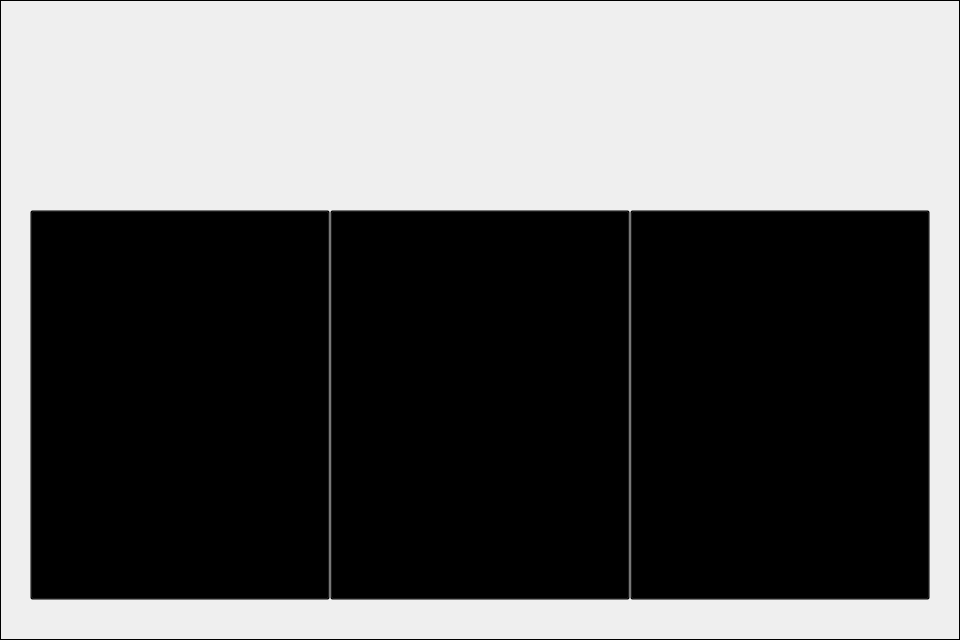
     <widget class="QWidget" name="tab_2">
      <property name="minimumSize">
       <size>
        <width>960</width>
        <height>640</height>
       </size>
      </property>
      <property name="maximumSize">
       <size>
        <width>960</width>
        <height>640</height>
       </size>
      </property>
      <attribute name="title">
       <string>Pick a Cat</string>
      </attribute>
      <widget class="QFrame" name="frame_2">
       <property name="geometry">
        <rect>
         <x>0</x>
         <y>0</y>
         <width>960</width>
         <height>640</height>
        </rect>
       </property>
       <property name="minimumSize">
        <size>
         <width>960</width>
         <height>640</height>
        </size>
       </property>
       <property name="maximumSize">
        <size>
         <width>960</width>
         <height>640</height>
        </size>
       </property>
       <property name="palette">
        <palette>
         <active>
          <colorrole role="WindowText">
           <brush brushstyle="SolidPattern">
            <color alpha="255">
             <red>0</red>
             <green>0</green>
             <blue>0</blue>
            </color>
           </brush>
          </colorrole>
          <colorrole role="Button">
           <brush brushstyle="SolidPattern">
            <color alpha="255">
             <red>0</red>
             <green>0</green>
             <blue>0</blue>
            </color>
           </brush>
          </colorrole>
          <colorrole role="Light">
           <brush brushstyle="SolidPattern">
            <color alpha="255">
             <red>0</red>
             <green>0</green>
             <blue>0</blue>
            </color>
           </brush>
          </colorrole>
          <colorrole role="Midlight">
           <brush brushstyle="SolidPattern">
            <color alpha="255">
             <red>0</red>
             <green>0</green>
             <blue>0</blue>
            </color>
           </brush>
          </colorrole>
          <colorrole role="Dark">
           <brush brushstyle="SolidPattern">
            <color alpha="255">
             <red>0</red>
             <green>0</green>
             <blue>0</blue>
            </color>
           </brush>
          </colorrole>
          <colorrole role="Mid">
           <brush brushstyle="SolidPattern">
            <color alpha="255">
             <red>0</red>
             <green>0</green>
             <blue>0</blue>
            </color>
           </brush>
          </colorrole>
          <colorrole role="Text">
           <brush brushstyle="SolidPattern">
            <color alpha="255">
             <red>0</red>
             <green>0</green>
             <blue>0</blue>
            </color>
           </brush>
          </colorrole>
          <colorrole role="BrightText">
           <brush brushstyle="SolidPattern">
            <color alpha="255">
             <red>0</red>
             <green>0</green>
             <blue>0</blue>
            </color>
           </brush>
          </colorrole>
          <colorrole role="ButtonText">
           <brush brushstyle="SolidPattern">
            <color alpha="255">
             <red>0</red>
             <green>0</green>
             <blue>0</blue>
            </color>
           </brush>
          </colorrole>
          <colorrole role="Base">
           <brush brushstyle="SolidPattern">
            <color alpha="255">
             <red>0</red>
             <green>0</green>
             <blue>0</blue>
            </color>
           </brush>
          </colorrole>
          <colorrole role="Window">
           <brush brushstyle="SolidPattern">
            <color alpha="255">
             <red>0</red>
             <green>0</green>
             <blue>0</blue>
            </color>
           </brush>
          </colorrole>
          <colorrole role="Shadow">
           <brush brushstyle="SolidPattern">
            <color alpha="255">
             <red>0</red>
             <green>0</green>
             <blue>0</blue>
            </color>
           </brush>
          </colorrole>
          <colorrole role="Highlight">
           <brush brushstyle="SolidPattern">
            <color alpha="255">
             <red>0</red>
             <green>0</green>
             <blue>0</blue>
            </color>
           </brush>
          </colorrole>
          <colorrole role="HighlightedText">
           <brush brushstyle="SolidPattern">
            <color alpha="255">
             <red>0</red>
             <green>0</green>
             <blue>0</blue>
            </color>
           </brush>
          </colorrole>
          <colorrole role="Link">
           <brush brushstyle="SolidPattern">
            <color alpha="255">
             <red>0</red>
             <green>0</green>
             <blue>0</blue>
            </color>
           </brush>
          </colorrole>
          <colorrole role="LinkVisited">
           <brush brushstyle="SolidPattern">
            <color alpha="255">
             <red>0</red>
             <green>0</green>
             <blue>0</blue>
            </color>
           </brush>
          </colorrole>
          <colorrole role="AlternateBase">
           <brush brushstyle="SolidPattern">
            <color alpha="255">
             <red>0</red>
             <green>0</green>
             <blue>0</blue>
            </color>
           </brush>
          </colorrole>
          <colorrole role="ToolTipBase">
           <brush brushstyle="SolidPattern">
            <color alpha="255">
             <red>0</red>
             <green>0</green>
             <blue>0</blue>
            </color>
           </brush>
          </colorrole>
          <colorrole role="ToolTipText">
           <brush brushstyle="SolidPattern">
            <color alpha="255">
             <red>0</red>
             <green>0</green>
             <blue>0</blue>
            </color>
           </brush>
          </colorrole>
          <colorrole role="PlaceholderText">
           <brush brushstyle="SolidPattern">
            <color alpha="128">
             <red>255</red>
             <green>255</green>
             <blue>255</blue>
            </color>
           </brush>
          </colorrole>
         </active>
         <inactive>
          <colorrole role="WindowText">
           <brush brushstyle="SolidPattern">
            <color alpha="255">
             <red>0</red>
             <green>0</green>
             <blue>0</blue>
            </color>
           </brush>
          </colorrole>
          <colorrole role="Button">
           <brush brushstyle="SolidPattern">
            <color alpha="255">
             <red>0</red>
             <green>0</green>
             <blue>0</blue>
            </color>
           </brush>
          </colorrole>
          <colorrole role="Light">
           <brush brushstyle="SolidPattern">
            <color alpha="255">
             <red>0</red>
             <green>0</green>
             <blue>0</blue>
            </color>
           </brush>
          </colorrole>
          <colorrole role="Midlight">
           <brush brushstyle="SolidPattern">
            <color alpha="255">
             <red>0</red>
             <green>0</green>
             <blue>0</blue>
            </color>
           </brush>
          </colorrole>
          <colorrole role="Dark">
           <brush brushstyle="SolidPattern">
            <color alpha="255">
             <red>0</red>
             <green>0</green>
             <blue>0</blue>
            </color>
           </brush>
          </colorrole>
          <colorrole role="Mid">
           <brush brushstyle="SolidPattern">
            <color alpha="255">
             <red>0</red>
             <green>0</green>
             <blue>0</blue>
            </color>
           </brush>
          </colorrole>
          <colorrole role="Text">
           <brush brushstyle="SolidPattern">
            <color alpha="255">
             <red>0</red>
             <green>0</green>
             <blue>0</blue>
            </color>
           </brush>
          </colorrole>
          <colorrole role="BrightText">
           <brush brushstyle="SolidPattern">
            <color alpha="255">
             <red>0</red>
             <green>0</green>
             <blue>0</blue>
            </color>
           </brush>
          </colorrole>
          <colorrole role="ButtonText">
           <brush brushstyle="SolidPattern">
            <color alpha="255">
             <red>0</red>
             <green>0</green>
             <blue>0</blue>
            </color>
           </brush>
          </colorrole>
          <colorrole role="Base">
           <brush brushstyle="SolidPattern">
            <color alpha="255">
             <red>0</red>
             <green>0</green>
             <blue>0</blue>
            </color>
           </brush>
          </colorrole>
          <colorrole role="Window">
           <brush brushstyle="SolidPattern">
            <color alpha="255">
             <red>0</red>
             <green>0</green>
             <blue>0</blue>
            </color>
           </brush>
          </colorrole>
          <colorrole role="Shadow">
           <brush brushstyle="SolidPattern">
            <color alpha="255">
             <red>0</red>
             <green>0</green>
             <blue>0</blue>
            </color>
           </brush>
          </colorrole>
          <colorrole role="Highlight">
           <brush brushstyle="SolidPattern">
            <color alpha="255">
             <red>0</red>
             <green>0</green>
             <blue>0</blue>
            </color>
           </brush>
          </colorrole>
          <colorrole role="HighlightedText">
           <brush brushstyle="SolidPattern">
            <color alpha="255">
             <red>0</red>
             <green>0</green>
             <blue>0</blue>
            </color>
           </brush>
          </colorrole>
          <colorrole role="Link">
           <brush brushstyle="SolidPattern">
            <color alpha="255">
             <red>0</red>
             <green>0</green>
             <blue>0</blue>
            </color>
           </brush>
          </colorrole>
          <colorrole role="LinkVisited">
           <brush brushstyle="SolidPattern">
            <color alpha="255">
             <red>0</red>
             <green>0</green>
             <blue>0</blue>
            </color>
           </brush>
          </colorrole>
          <colorrole role="AlternateBase">
           <brush brushstyle="SolidPattern">
            <color alpha="255">
             <red>0</red>
             <green>0</green>
             <blue>0</blue>
            </color>
           </brush>
          </colorrole>
          <colorrole role="ToolTipBase">
           <brush brushstyle="SolidPattern">
            <color alpha="255">
             <red>0</red>
             <green>0</green>
             <blue>0</blue>
            </color>
           </brush>
          </colorrole>
          <colorrole role="ToolTipText">
           <brush brushstyle="SolidPattern">
            <color alpha="255">
             <red>0</red>
             <green>0</green>
             <blue>0</blue>
            </color>
           </brush>
          </colorrole>
          <colorrole role="PlaceholderText">
           <brush brushstyle="SolidPattern">
            <color alpha="128">
             <red>255</red>
             <green>255</green>
             <blue>255</blue>
            </color>
           </brush>
          </colorrole>
         </inactive>
         <disabled>
          <colorrole role="WindowText">
           <brush brushstyle="SolidPattern">
            <color alpha="255">
             <red>0</red>
             <green>0</green>
             <blue>0</blue>
            </color>
           </brush>
          </colorrole>
          <colorrole role="Button">
           <brush brushstyle="SolidPattern">
            <color alpha="255">
             <red>0</red>
             <green>0</green>
             <blue>0</blue>
            </color>
           </brush>
          </colorrole>
          <colorrole role="Light">
           <brush brushstyle="SolidPattern">
            <color alpha="255">
             <red>0</red>
             <green>0</green>
             <blue>0</blue>
            </color>
           </brush>
          </colorrole>
          <colorrole role="Midlight">
           <brush brushstyle="SolidPattern">
            <color alpha="255">
             <red>0</red>
             <green>0</green>
             <blue>0</blue>
            </color>
           </brush>
          </colorrole>
          <colorrole role="Dark">
           <brush brushstyle="SolidPattern">
            <color alpha="255">
             <red>0</red>
             <green>0</green>
             <blue>0</blue>
            </color>
           </brush>
          </colorrole>
          <colorrole role="Mid">
           <brush brushstyle="SolidPattern">
            <color alpha="255">
             <red>0</red>
             <green>0</green>
             <blue>0</blue>
            </color>
           </brush>
          </colorrole>
          <colorrole role="Text">
           <brush brushstyle="SolidPattern">
            <color alpha="255">
             <red>0</red>
             <green>0</green>
             <blue>0</blue>
            </color>
           </brush>
          </colorrole>
          <colorrole role="BrightText">
           <brush brushstyle="SolidPattern">
            <color alpha="255">
             <red>0</red>
             <green>0</green>
             <blue>0</blue>
            </color>
           </brush>
          </colorrole>
          <colorrole role="ButtonText">
           <brush brushstyle="SolidPattern">
            <color alpha="255">
             <red>0</red>
             <green>0</green>
             <blue>0</blue>
            </color>
           </brush>
          </colorrole>
          <colorrole role="Base">
           <brush brushstyle="SolidPattern">
            <color alpha="255">
             <red>0</red>
             <green>0</green>
             <blue>0</blue>
            </color>
           </brush>
          </colorrole>
          <colorrole role="Window">
           <brush brushstyle="SolidPattern">
            <color alpha="255">
             <red>0</red>
             <green>0</green>
             <blue>0</blue>
            </color>
           </brush>
          </colorrole>
          <colorrole role="Shadow">
           <brush brushstyle="SolidPattern">
            <color alpha="255">
             <red>0</red>
             <green>0</green>
             <blue>0</blue>
            </color>
           </brush>
          </colorrole>
          <colorrole role="Highlight">
           <brush brushstyle="SolidPattern">
            <color alpha="255">
             <red>0</red>
             <green>120</green>
             <blue>215</blue>
            </color>
           </brush>
          </colorrole>
          <colorrole role="HighlightedText">
           <brush brushstyle="SolidPattern">
            <color alpha="255">
             <red>0</red>
             <green>0</green>
             <blue>0</blue>
            </color>
           </brush>
          </colorrole>
          <colorrole role="Link">
           <brush brushstyle="SolidPattern">
            <color alpha="255">
             <red>0</red>
             <green>0</green>
             <blue>0</blue>
            </color>
           </brush>
          </colorrole>
          <colorrole role="LinkVisited">
           <brush brushstyle="SolidPattern">
            <color alpha="255">
             <red>0</red>
             <green>0</green>
             <blue>0</blue>
            </color>
           </brush>
          </colorrole>
          <colorrole role="AlternateBase">
           <brush brushstyle="SolidPattern">
            <color alpha="255">
             <red>0</red>
             <green>0</green>
             <blue>0</blue>
            </color>
           </brush>
          </colorrole>
          <colorrole role="ToolTipBase">
           <brush brushstyle="SolidPattern">
            <color alpha="255">
             <red>0</red>
             <green>0</green>
             <blue>0</blue>
            </color>
           </brush>
          </colorrole>
          <colorrole role="ToolTipText">
           <brush brushstyle="SolidPattern">
            <color alpha="255">
             <red>0</red>
             <green>0</green>
             <blue>0</blue>
            </color>
           </brush>
          </colorrole>
          <colorrole role="PlaceholderText">
           <brush brushstyle="SolidPattern">
            <color alpha="128">
             <red>0</red>
             <green>0</green>
             <blue>0</blue>
            </color>
           </brush>
          </colorrole>
         </disabled>
        </palette>
       </property>
       <property name="styleSheet">
        <string notr="true">background-image: url(:/images/spaceCatChoseCatEmpty.jpg)</string>
       </property>
       <property name="frameShape">
        <enum>QFrame::StyledPanel</enum>
       </property>
       <property name="frameShadow">
        <enum>QFrame::Raised</enum>
       </property>
       <widget class="QPushButton" name="bellabutton">
        <property name="geometry">
         <rect>
          <x>30</x>
          <y>210</y>
          <width>300</width>
          <height>390</height>
         </rect>
        </property>
        <property name="sizePolicy">
         <sizepolicy hsizetype="Fixed" vsizetype="Fixed">
          <horstretch>0</horstretch>
          <verstretch>0</verstretch>
         </sizepolicy>
        </property>
        <property name="maximumSize">
         <size>
          <width>300</width>
          <height>390</height>
         </size>
        </property>
        <property name="cursor">
         <cursorShape>PointingHandCursor</cursorShape>
        </property>
        <property name="autoFillBackground">
         <bool>false</bool>
        </property>
        <property name="styleSheet">
         <string notr="true">QPushButton {
background-color: transparent;
background-image: url(:/images/Bella.png);
}

QPushButton:hover {
	background-image: url(:/images/BellaSelected.png);
}</string>
        </property>
        <property name="text">
         <string/>
        </property>
       </widget>
       <widget class="QPushButton" name="leoButton">
        <property name="geometry">
         <rect>
          <x>330</x>
          <y>210</y>
          <width>300</width>
          <height>390</height>
         </rect>
        </property>
        <property name="sizePolicy">
         <sizepolicy hsizetype="Fixed" vsizetype="Fixed">
          <horstretch>0</horstretch>
          <verstretch>0</verstretch>
         </sizepolicy>
        </property>
        <property name="maximumSize">
         <size>
          <width>300</width>
          <height>390</height>
         </size>
        </property>
        <property name="cursor">
         <cursorShape>PointingHandCursor</cursorShape>
        </property>
        <property name="autoFillBackground">
         <bool>false</bool>
        </property>
        <property name="styleSheet">
         <string notr="true">QPushButton {
background-color: transparent;
background-image: url(:/images/Leo.png)
}

QPushButton:hover {
	background-image: url(:/images/LeoSelected.png);
}</string>
        </property>
        <property name="text">
         <string/>
        </property>
        <property name="autoDefault">
         <bool>false</bool>
        </property>
        <property name="default">
         <bool>false</bool>
        </property>
       </widget>
       <widget class="QPushButton" name="miloButton">
        <property name="geometry">
         <rect>
          <x>630</x>
          <y>210</y>
          <width>300</width>
          <height>390</height>
         </rect>
        </property>
        <property name="sizePolicy">
         <sizepolicy hsizetype="Fixed" vsizetype="Fixed">
          <horstretch>0</horstretch>
          <verstretch>0</verstretch>
         </sizepolicy>
        </property>
        <property name="maximumSize">
         <size>
          <width>300</width>
          <height>390</height>
         </size>
        </property>
        <property name="cursor">
         <cursorShape>PointingHandCursor</cursorShape>
        </property>
        <property name="autoFillBackground">
         <bool>false</bool>
        </property>
        <property name="styleSheet">
         <string notr="true">QPushButton {
background-color: transparent;
background-image: url(:/images/Milo.png)
}

QPushButton:hover {
	background-image: url(:/images/MiloSelected.png)
}</string>
        </property>
        <property name="text">
         <string/>
        </property>
        <property name="autoDefault">
         <bool>false</bool>
        </property>
       </widget>
      </widget>
     </widget>
